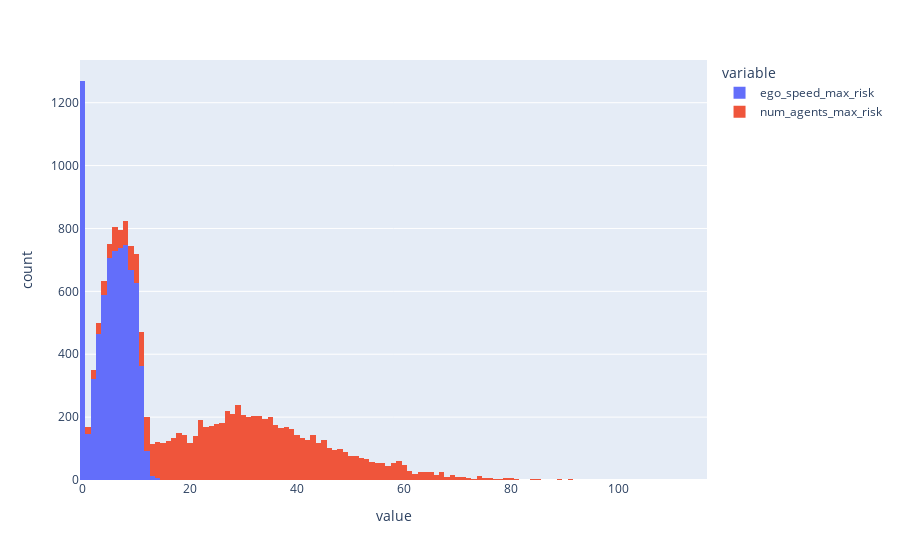
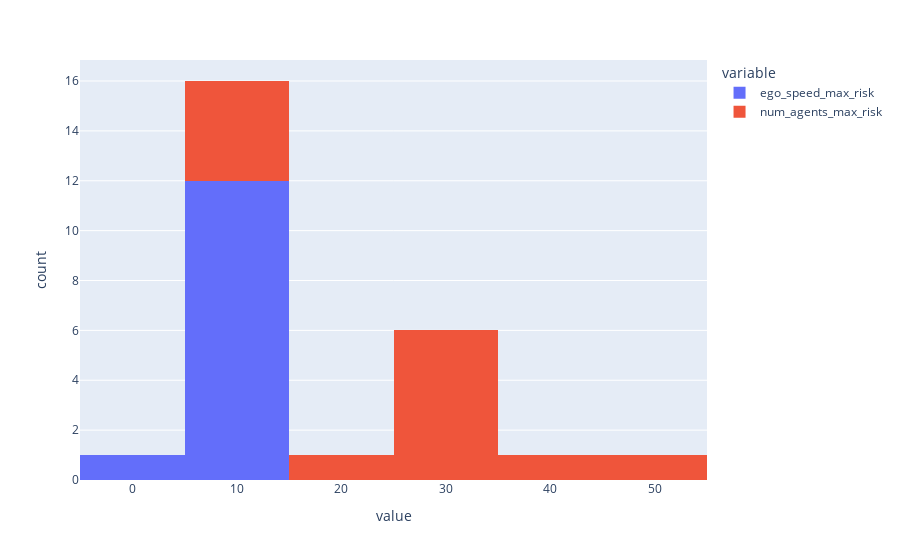

The notebook cell these images were saved under, in order:
### Code cell
fig = px.histogram(df[['ego_speed_max_risk','num_agents_max_risk']])
fig.show()
fig = px.histogram(df[df['max_risk']>0.8][['ego_speed_max_risk','num_agents_max_risk']])
fig.show()

### Figure 1 — Plotly figure (JSON) as saved in the notebook; plotly's stock layout.template omitted (floating-point values rounded to 4 significant figures; data arrays with more than 128 entries replaced by an {"elided": "..."} marker saying what was removed)
{"data": [{"bingroup": "x", "hovertemplate": "variable=ego_speed_max_risk<br>value=%{x}<br>count=%{y}<extra></extra>", "legendgroup": "ego_speed_max_risk", "marker": {"color": "#636efa", "pattern": {"shape": ""}}, "name": "ego_speed_max_risk", "orientation": "v", "showlegend": true, "type": "histogram", "x": {"elided": "7477 float values"}, "xaxis": "x", "yaxis": "y"}, {"bingroup": "x", "hovertemplate": "variable=num_agents_max_risk<br>value=%{x}<br>count=%{y}<extra></extra>", "legendgroup": "num_agents_max_risk", "marker": {"color": "#EF553B", "pattern": {"shape": ""}}, "name": "num_agents_max_risk", "orientation": "v", "showlegend": true, "type": "histogram", "x": {"elided": "7477 float values"}, "xaxis": "x", "yaxis": "y"}], "layout": {"barmode": "relative", "legend": {"title": {"text": "variable"}, "tracegroupgap": 0}, "margin": {"t": 60}, "xaxis": {"anchor": "y", "domain": [0, 1], "title": {"text": "value"}}, "yaxis": {"anchor": "x", "domain": [0, 1], "title": {"text": "count"}}}}

### Figure 2 — Plotly figure (JSON) as saved in the notebook; plotly's stock layout.template omitted (floating-point values rounded to 4 significant figures)
{"data": [{"bingroup": "x", "hovertemplate": "variable=ego_speed_max_risk<br>value=%{x}<br>count=%{y}<extra></extra>", "legendgroup": "ego_speed_max_risk", "marker": {"color": "#636efa", "pattern": {"shape": ""}}, "name": "ego_speed_max_risk", "orientation": "v", "showlegend": true, "type": "histogram", "x": [10.29, 9.048, 11.68, 4.446, 11.69, 8.439, 9.209, 7.237, 11.06, 12.34, 9.185, 8.544, 10.63], "xaxis": "x", "yaxis": "y"}, {"bingroup": "x", "hovertemplate": "variable=num_agents_max_risk<br>value=%{x}<br>count=%{y}<extra></extra>", "legendgroup": "num_agents_max_risk", "marker": {"color": "#EF553B", "pattern": {"shape": ""}}, "name": "num_agents_max_risk", "orientation": "v", "showlegend": true, "type": "histogram", "x": [5.0, 37.0, 10.0, 28.0, 31.0, 33.0, 50.0, 26.0, 28.0, 10.0, 27.0, 18.0, 9.0], "xaxis": "x", "yaxis": "y"}], "layout": {"barmode": "relative", "legend": {"title": {"text": "variable"}, "tracegroupgap": 0}, "margin": {"t": 60}, "xaxis": {"anchor": "y", "domain": [0, 1], "title": {"text": "value"}}, "yaxis": {"anchor": "x", "domain": [0, 1], "title": {"text": "count"}}}}
